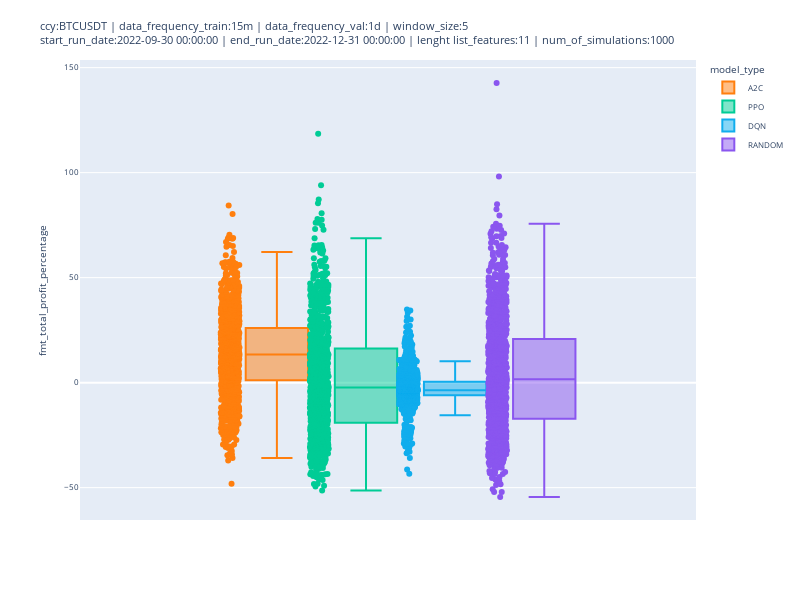

The notebook cell this image was saved under:
### Code cell
fig = px.box(df_sim_results, y="fmt_total_profit_percentage", color="model_type", points="all", color_discrete_sequence=[ "#FF7F0E", "#00CC96", "#10aded", "#8A56EF"],  width=800, height=600)
fig.update_layout(title=str_title, font={'size': 8})
fig.write_html(os.path.join('../results', 'plots', 'total_profit_percentage', 'box_plot_' + file_export_plot_sim_results + '.html'))
fig.show()

### Figure 1 — Plotly figure (JSON) as saved in the notebook; plotly's stock layout.template omitted (floating-point values rounded to 4 significant figures; data arrays with more than 128 entries replaced by an {"elided": "..."} marker saying what was removed)
{"data": [{"alignmentgroup": "True", "boxpoints": "all", "hovertemplate": "model_type=A2C<br>fmt_total_profit_percentage=%{y}<extra></extra>", "legendgroup": "A2C", "marker": {"color": "#FF7F0E"}, "name": "A2C", "notched": false, "offsetgroup": "A2C", "orientation": "v", "showlegend": true, "type": "box", "x0": " ", "xaxis": "x", "y": {"elided": "1000 float values"}, "y0": " ", "yaxis": "y"}, {"alignmentgroup": "True", "boxpoints": "all", "hovertemplate": "model_type=PPO<br>fmt_total_profit_percentage=%{y}<extra></extra>", "legendgroup": "PPO", "marker": {"color": "#00CC96"}, "name": "PPO", "notched": false, "offsetgroup": "PPO", "orientation": "v", "showlegend": true, "type": "box", "x0": " ", "xaxis": "x", "y": {"elided": "1000 float values"}, "y0": " ", "yaxis": "y"}, {"alignmentgroup": "True", "boxpoints": "all", "hovertemplate": "model_type=DQN<br>fmt_total_profit_percentage=%{y}<extra></extra>", "legendgroup": "DQN", "marker": {"color": "#10aded"}, "name": "DQN", "notched": false, "offsetgroup": "DQN", "orientation": "v", "showlegend": true, "type": "box", "x0": " ", "xaxis": "x", "y": {"elided": "1000 float values"}, "y0": " ", "yaxis": "y"}, {"alignmentgroup": "True", "boxpoints": "all", "hovertemplate": "model_type=RANDOM<br>fmt_total_profit_percentage=%{y}<extra></extra>", "legendgroup": "RANDOM", "marker": {"color": "#8A56EF"}, "name": "RANDOM", "notched": false, "offsetgroup": "RANDOM", "orientation": "v", "showlegend": true, "type": "box", "x0": " ", "xaxis": "x", "y": {"elided": "1000 float values"}, "y0": " ", "yaxis": "y"}], "layout": {"boxmode": "group", "font": {"size": 8}, "height": 600, "legend": {"title": {"text": "model_type"}, "tracegroupgap": 0}, "margin": {"t": 60}, "title": {"text": "ccy:BTCUSDT | data_frequency_train:15m | data_frequency_val:1d | window_size:5<br>start_run_date:2022-09-30 00:00:00 | end_run_date:2022-12-31 00:00:00 | lenght list_features:11 | num_of_simulations:1000"}, "width": 800, "xaxis": {"anchor": "y", "domain": [0, 1]}, "yaxis": {"anchor": "x", "domain": [0, 1], "title": {"text": "fmt_total_profit_percentage"}}}}
